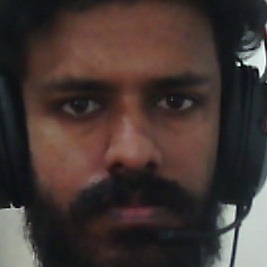
#> input picture ai_training/ai_training/data/faces/199819800867/199819800867_0.jpg, 267 x 267 px; its folder holds only this picture in this run
$ python train_model.py
#> lines starting #> are read from the running program, lines starting #| are printed output that depends on the picture
import os
import cv2
import numpy as np
import pickle
from sklearn import svm
from sklearn.preprocessing import LabelEncoder
import warnings

warnings.filterwarnings('ignore')


class FaceRecognizer:
    def __init__(self):
        self.known_face_encodings = []
        self.known_face_names = []
        self.model = None
        self.label_encoder = LabelEncoder()


        self.face_cascade = cv2.CascadeClassifier(
            cv2.data.haarcascades + 'haarcascade_frontalface_default.xml'
        )

    def extract_face_embeddings(self, face_image):


        face_resized = cv2.resize(face_image, (100, 100))


        if len(face_resized.shape) == 3:
            face_gray = cv2.cvtColor(face_resized, cv2.COLOR_BGR2GRAY)
        else:
            face_gray = face_resized


        face_eq = cv2.equalizeHist(face_gray)


        embedding = face_eq.flatten().astype(np.float32) / 255.0

        return embedding

    def detect_faces(self, image):

        if len(image.shape) == 3:
            gray = cv2.cvtColor(image, cv2.COLOR_BGR2GRAY)
        else:
            gray = image

        faces = self.face_cascade.detectMultiScale(
            gray,
            scaleFactor=1.1,
            minNeighbors=5,
            minSize=(30, 30)
        )
        return faces

    def load_training_data(self, training_dir):

#> called with training_dir = 'ai_training/data/faces'
        self.known_face_encodings = []
        self.known_face_names = []

        if not os.path.exists(training_dir):
            print(f"Training directory '{training_dir}' does not exist!")
            return False

        for person_name in os.listdir(training_dir):
            person_dir = os.path.join(training_dir, person_name)
            if not os.path.isdir(person_dir):
                continue

            image_count = 0
            for image_name in os.listdir(person_dir):
                if image_name.lower().endswith(('.jpg', '.jpeg', '.png')):
                    image_path = os.path.join(person_dir, image_name)


                    image = cv2.imread(image_path)
#> image is the input picture: shape (267, 267, 3); mean B, G, R 51.6, 55.3, 67.8
                    if image is None:
                        print(f"Could not load image: {image_path}")
                        continue


                    faces = self.detect_faces(image)
#> in detect_faces, `gray = cv2.cvtColor(image, cv2.COLOR_BGR2GRAY)`:
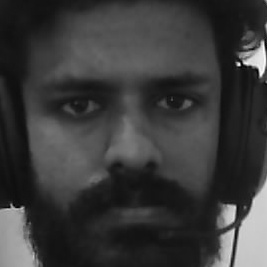
#> gray: shape (267, 267); min 0, max 251, mean 58.6
#> in detect_faces, `faces = self.face_cascade.detectMultiScale( gray, scaleFactor=1.1, min..`: faces = [[18, 18, 228, 228]]
#> faces = [[18, 18, 228, 228]]

                    if len(faces) > 0:

                        x, y, w, h = faces[0]
#> x = 18; y = 18; w = 228; h = 228
                        face_roi = image[y:y + h, x:x + w]
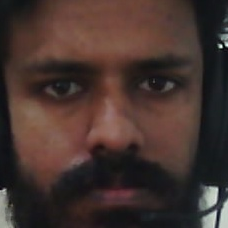
#> face_roi: shape (228, 228, 3); mean B, G, R 47.1, 51.8, 69.1

                        try:
                            face_embedding = self.extract_face_embeddings(face_roi)
#> in extract_face_embeddings, `face_gray = cv2.cvtColor(face_resized, cv2.COLOR_BGR2GRAY)`:
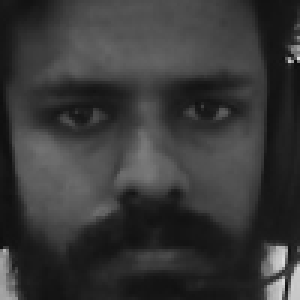
#> face_gray: shape (100, 100) (shown 3 times larger); min 12, max 221, mean 56.3
#> in extract_face_embeddings, `face_eq = cv2.equalizeHist(face_gray)`:
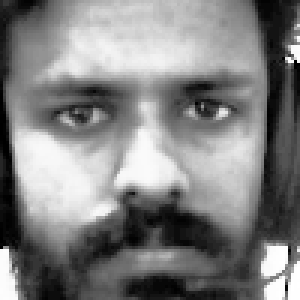
#> face_eq: shape (100, 100) (shown 3 times larger); min 0, max 255, mean 129.2
#> in extract_face_embeddings, `embedding = face_eq.flatten().astype(np.float32) / 255.0`: embedding = 10000 values, max 1 at index 1999, min 0 at index 2098, mean 0.507
#> face_embedding has the same summary as embedding in extract_face_embeddings
                            self.known_face_encodings.append(face_embedding)
                            self.known_face_names.append(person_name)
                            image_count += 1
                        except Exception as e:
                            print(f"Error processing {image_path}: {e}")
                            continue
                    else:
                        print(f"No face detected in {image_path}")

            if image_count > 0:
                print(f"Loaded {image_count} images for {person_name}")
#> pass 2 of the loop in load_training_data, `for person_name in os.listdir(training_dir):`:
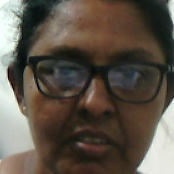
#> input picture ai_training/ai_training/data/faces/indrani/indrani_0.jpg, 174 x 174 px
#> in load_training_data, image is the input picture: shape (174, 174, 3); mean B, G, R 72.9, 83.8, 93
#> in detect_faces (call 2), `gray = cv2.cvtColor(image, cv2.COLOR_BGR2GRAY)`:
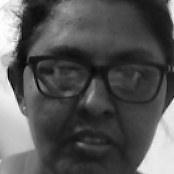
#> gray: shape (174, 174); min 1, max 254, mean 85.3
#> in detect_faces (call 2), `faces = self.face_cascade.detectMultiScale( gray, scaleFactor=1.1, min..`: faces = [[15, 30, 93, 93]]
#> x = 15; y = 30; w = 93
#> face_roi: shape (93, 93, 3)
#> in extract_face_embeddings (call 2), `face_eq = cv2.equalizeHist(face_gray)`:
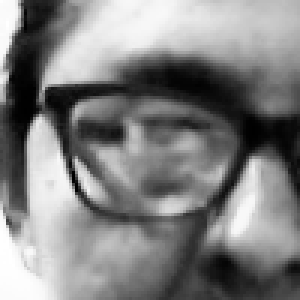
#> face_eq: shape (100, 100) (shown 3 times larger); min 0, max 255, mean 128.7
#> embedding = 10000 values, max 1 at index 702, min 0 at index 3208, mean 0.505
#> face_embedding has the same summary as embedding in extract_face_embeddings

        print(f"Total: {len(self.known_face_encodings)} face encodings for {len(set(self.known_face_names))} people")
#| Total: 2 face encodings for 2 people
        return len(self.known_face_encodings) > 0

    def train_model(self):

        if len(self.known_face_encodings) == 0:
            print("No training data available")
            return False


        X = np.array(self.known_face_encodings)
        y = np.array(self.known_face_names)


        encoded_labels = self.label_encoder.fit_transform(y)
#> encoded_labels = [0, 1]


        self.model = svm.SVC(kernel='linear', probability=True, random_state=42)
        self.model.fit(X, encoded_labels)

        print("Face recognition model trained successfully")
        return True

    def save_model(self, model_path):

        if self.model is None:
            print("No model to save")
            return False


        os.makedirs(os.path.dirname(model_path), exist_ok=True)

        with open(model_path, 'wb') as f:
            pickle.dump({
                'model': self.model,
                'label_encoder': self.label_encoder,
                'known_face_names': self.known_face_names
            }, f)

        print(f"Model saved to {model_path}")
        return True


def train_existing_model():
    face_recognizer = FaceRecognizer()
    training_dir = 'ai_training/data/faces'

    print("Loading training data...")
    if face_recognizer.load_training_data(training_dir):
        print("Training model...")
        if face_recognizer.train_model():
            face_recognizer.save_model('ai_training/models/face_model.pkl')
            print("Training completed successfully!")
            print("Model saved to: ai_training/models/face_model.pkl")
        else:
            print("Training failed!")
    else:
        print("No training data found!")


if __name__ == "__main__":
    train_existing_model()
